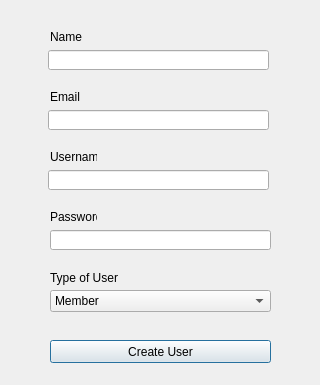
<?xml version="1.0" encoding="UTF-8"?>
<ui version="4.0">
 <class>Dialog</class>
 <widget class="QDialog" name="Dialog">
  <property name="geometry">
   <rect>
    <x>0</x>
    <y>0</y>
    <width>320</width>
    <height>385</height>
   </rect>
  </property>
  <property name="windowTitle">
   <string>Dialog</string>
  </property>
  <widget class="QLineEdit" name="name_le">
   <property name="geometry">
    <rect>
     <x>48</x>
     <y>50</y>
     <width>221</width>
     <height>20</height>
    </rect>
   </property>
  </widget>
  <widget class="QLineEdit" name="email_le">
   <property name="geometry">
    <rect>
     <x>48</x>
     <y>110</y>
     <width>221</width>
     <height>20</height>
    </rect>
   </property>
  </widget>
  <widget class="QLineEdit" name="username_le">
   <property name="geometry">
    <rect>
     <x>48</x>
     <y>170</y>
     <width>221</width>
     <height>20</height>
    </rect>
   </property>
  </widget>
  <widget class="QLineEdit" name="password_le">
   <property name="geometry">
    <rect>
     <x>50</x>
     <y>230</y>
     <width>221</width>
     <height>20</height>
    </rect>
   </property>
  </widget>
  <widget class="QComboBox" name="type_combo">
   <property name="geometry">
    <rect>
     <x>50</x>
     <y>290</y>
     <width>221</width>
     <height>22</height>
    </rect>
   </property>
   <item>
    <property name="text">
     <string>Member</string>
    </property>
   </item>
   <item>
    <property name="text">
     <string>Librarian</string>
    </property>
   </item>
   <item>
    <property name="text">
     <string>Admin</string>
    </property>
   </item>
  </widget>
  <widget class="QLabel" name="label">
   <property name="geometry">
    <rect>
     <x>50</x>
     <y>30</y>
     <width>47</width>
     <height>13</height>
    </rect>
   </property>
   <property name="text">
    <string>Name</string>
   </property>
  </widget>
  <widget class="QLabel" name="label_2">
   <property name="geometry">
    <rect>
     <x>50</x>
     <y>90</y>
     <width>47</width>
     <height>13</height>
    </rect>
   </property>
   <property name="text">
    <string>Email</string>
   </property>
  </widget>
  <widget class="QLabel" name="label_3">
   <property name="geometry">
    <rect>
     <x>50</x>
     <y>150</y>
     <width>47</width>
     <height>13</height>
    </rect>
   </property>
   <property name="text">
    <string>Username</string>
   </property>
  </widget>
  <widget class="QLabel" name="label_4">
   <property name="geometry">
    <rect>
     <x>50</x>
     <y>210</y>
     <width>47</width>
     <height>13</height>
    </rect>
   </property>
   <property name="text">
    <string>Password</string>
   </property>
  </widget>
  <widget class="QLabel" name="label_5">
   <property name="geometry">
    <rect>
     <x>50</x>
     <y>270</y>
     <width>81</width>
     <height>16</height>
    </rect>
   </property>
   <property name="text">
    <string>Type of User</string>
   </property>
  </widget>
  <widget class="QPushButton" name="create_user_bt">
   <property name="geometry">
    <rect>
     <x>50</x>
     <y>340</y>
     <width>221</width>
     <height>23</height>
    </rect>
   </property>
   <property name="text">
    <string>Create User</string>
   </property>
  </widget>
 </widget>
 <resources/>
 <connections/>
</ui>
